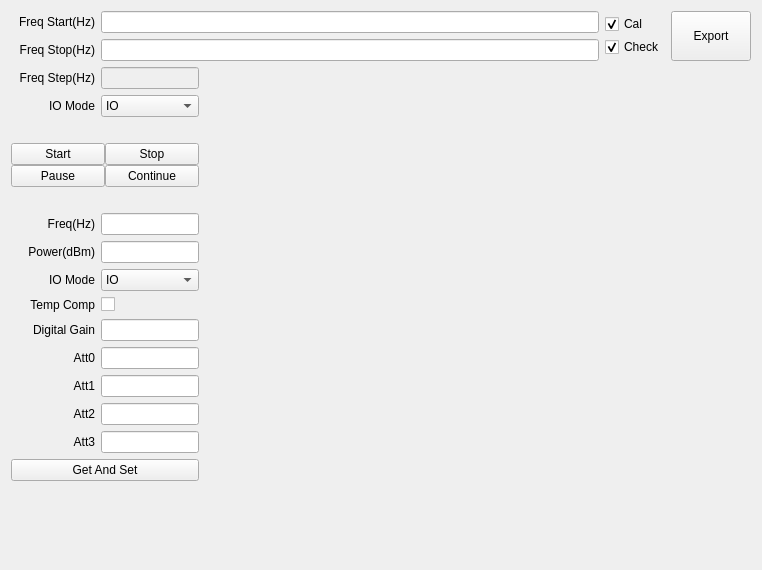
<?xml version="1.0" encoding="UTF-8"?>
<ui version="4.0">
 <class>QCalTXPwrDlg</class>
 <widget class="QWidget" name="QCalTXPwrDlg">
  <property name="geometry">
   <rect>
    <x>0</x>
    <y>0</y>
    <width>762</width>
    <height>570</height>
   </rect>
  </property>
  <property name="windowTitle">
   <string>Form</string>
  </property>
  <layout class="QVBoxLayout" name="verticalLayout_2" stretch="0,1">
   <item>
    <layout class="QHBoxLayout" name="horizontalLayout_2" stretch="10,0,1">
     <item>
      <layout class="QVBoxLayout" name="verticalLayoutFreqStarStop">
       <item>
        <layout class="QHBoxLayout" name="horizontalLayoutFreqStar">
         <item>
          <widget class="QLabel" name="labelFreqStar">
           <property name="sizePolicy">
            <sizepolicy hsizetype="Fixed" vsizetype="Fixed">
             <horstretch>0</horstretch>
             <verstretch>0</verstretch>
            </sizepolicy>
           </property>
           <property name="minimumSize">
            <size>
             <width>84</width>
             <height>16</height>
            </size>
           </property>
           <property name="text">
            <string>Freq Start(Hz)</string>
           </property>
           <property name="alignment">
            <set>Qt::AlignRight|Qt::AlignTrailing|Qt::AlignVCenter</set>
           </property>
           <property name="buddy">
            <cstring>lineEditFreqStar</cstring>
           </property>
          </widget>
         </item>
         <item>
          <widget class="QLineEdit" name="lineEditFreqStar"/>
         </item>
        </layout>
       </item>
       <item>
        <layout class="QHBoxLayout" name="horizontalLayoutFreqStop">
         <item>
          <widget class="QLabel" name="labelFreqStop">
           <property name="sizePolicy">
            <sizepolicy hsizetype="Fixed" vsizetype="Fixed">
             <horstretch>0</horstretch>
             <verstretch>0</verstretch>
            </sizepolicy>
           </property>
           <property name="minimumSize">
            <size>
             <width>84</width>
             <height>16</height>
            </size>
           </property>
           <property name="text">
            <string>Freq Stop(Hz)</string>
           </property>
           <property name="alignment">
            <set>Qt::AlignRight|Qt::AlignTrailing|Qt::AlignVCenter</set>
           </property>
           <property name="buddy">
            <cstring>lineEditFreqStop</cstring>
           </property>
          </widget>
         </item>
         <item>
          <widget class="QLineEdit" name="lineEditFreqStop"/>
         </item>
        </layout>
       </item>
      </layout>
     </item>
     <item>
      <layout class="QVBoxLayout" name="verticalLayoutStarPaus_2">
       <property name="spacing">
        <number>0</number>
       </property>
       <item>
        <widget class="QCheckBox" name="checkBoxCal">
         <property name="sizePolicy">
          <sizepolicy hsizetype="Fixed" vsizetype="Fixed">
           <horstretch>0</horstretch>
           <verstretch>0</verstretch>
          </sizepolicy>
         </property>
         <property name="text">
          <string>Cal</string>
         </property>
         <property name="checked">
          <bool>true</bool>
         </property>
        </widget>
       </item>
       <item>
        <widget class="QCheckBox" name="checkBoxCheck">
         <property name="sizePolicy">
          <sizepolicy hsizetype="Fixed" vsizetype="Fixed">
           <horstretch>0</horstretch>
           <verstretch>0</verstretch>
          </sizepolicy>
         </property>
         <property name="text">
          <string>Check</string>
         </property>
         <property name="checked">
          <bool>true</bool>
         </property>
        </widget>
       </item>
      </layout>
     </item>
     <item>
      <widget class="QPushButton" name="pushButtonExport">
       <property name="sizePolicy">
        <sizepolicy hsizetype="Expanding" vsizetype="Expanding">
         <horstretch>0</horstretch>
         <verstretch>0</verstretch>
        </sizepolicy>
       </property>
       <property name="text">
        <string>Export</string>
       </property>
      </widget>
     </item>
    </layout>
   </item>
   <item>
    <layout class="QHBoxLayout" name="horizontalLayout2" stretch="1,10">
     <item>
      <layout class="QVBoxLayout" name="verticalLayout1">
       <item>
        <layout class="QHBoxLayout" name="horizontalLayoutFreqStep">
         <item>
          <widget class="QLabel" name="labelFreqStep">
           <property name="sizePolicy">
            <sizepolicy hsizetype="Fixed" vsizetype="Fixed">
             <horstretch>0</horstretch>
             <verstretch>0</verstretch>
            </sizepolicy>
           </property>
           <property name="minimumSize">
            <size>
             <width>84</width>
             <height>16</height>
            </size>
           </property>
           <property name="text">
            <string>Freq Step(Hz)</string>
           </property>
           <property name="alignment">
            <set>Qt::AlignRight|Qt::AlignTrailing|Qt::AlignVCenter</set>
           </property>
           <property name="buddy">
            <cstring>lineEditFreqStep</cstring>
           </property>
          </widget>
         </item>
         <item>
          <widget class="QLineEdit" name="lineEditFreqStep">
           <property name="enabled">
            <bool>false</bool>
           </property>
           <property name="sizePolicy">
            <sizepolicy hsizetype="Expanding" vsizetype="Fixed">
             <horstretch>0</horstretch>
             <verstretch>0</verstretch>
            </sizepolicy>
           </property>
           <property name="readOnly">
            <bool>true</bool>
           </property>
          </widget>
         </item>
        </layout>
       </item>
       <item>
        <layout class="QHBoxLayout" name="horizontalLayoutRefMethod" stretch="0,0">
         <item>
          <widget class="QLabel" name="labelCalIOMode">
           <property name="sizePolicy">
            <sizepolicy hsizetype="Fixed" vsizetype="Fixed">
             <horstretch>0</horstretch>
             <verstretch>0</verstretch>
            </sizepolicy>
           </property>
           <property name="minimumSize">
            <size>
             <width>84</width>
             <height>16</height>
            </size>
           </property>
           <property name="text">
            <string>IO Mode</string>
           </property>
           <property name="alignment">
            <set>Qt::AlignRight|Qt::AlignTrailing|Qt::AlignVCenter</set>
           </property>
           <property name="buddy">
            <cstring>lineEditFreqStep</cstring>
           </property>
          </widget>
         </item>
         <item>
          <widget class="QComboBox" name="comboBoxCalIOMode">
           <item>
            <property name="text">
             <string>IO</string>
            </property>
           </item>
           <item>
            <property name="text">
             <string>OUTPUT</string>
            </property>
           </item>
           <item>
            <property name="text">
             <string>IO+OUTPUT</string>
            </property>
           </item>
          </widget>
         </item>
        </layout>
       </item>
       <item>
        <spacer name="verticalSpacer1">
         <property name="orientation">
          <enum>Qt::Vertical</enum>
         </property>
         <property name="sizeType">
          <enum>QSizePolicy::Fixed</enum>
         </property>
         <property name="sizeHint" stdset="0">
          <size>
           <width>20</width>
           <height>20</height>
          </size>
         </property>
        </spacer>
       </item>
       <item>
        <layout class="QHBoxLayout" name="horizontalLayoutThreadCtrl">
         <property name="spacing">
          <number>0</number>
         </property>
         <item>
          <layout class="QVBoxLayout" name="verticalLayoutStarPaus">
           <property name="spacing">
            <number>0</number>
           </property>
           <item>
            <widget class="QPushButton" name="pushButtonStar">
             <property name="sizePolicy">
              <sizepolicy hsizetype="Expanding" vsizetype="Fixed">
               <horstretch>0</horstretch>
               <verstretch>0</verstretch>
              </sizepolicy>
             </property>
             <property name="text">
              <string>Start</string>
             </property>
            </widget>
           </item>
           <item>
            <widget class="QPushButton" name="pushButtonPaus">
             <property name="sizePolicy">
              <sizepolicy hsizetype="Expanding" vsizetype="Fixed">
               <horstretch>0</horstretch>
               <verstretch>0</verstretch>
              </sizepolicy>
             </property>
             <property name="text">
              <string>Pause</string>
             </property>
            </widget>
           </item>
          </layout>
         </item>
         <item>
          <layout class="QVBoxLayout" name="verticalLayoutStopCont">
           <property name="spacing">
            <number>0</number>
           </property>
           <item>
            <widget class="QPushButton" name="pushButtonStop">
             <property name="sizePolicy">
              <sizepolicy hsizetype="Expanding" vsizetype="Fixed">
               <horstretch>0</horstretch>
               <verstretch>0</verstretch>
              </sizepolicy>
             </property>
             <property name="text">
              <string>Stop</string>
             </property>
            </widget>
           </item>
           <item>
            <widget class="QPushButton" name="pushButtonCont">
             <property name="sizePolicy">
              <sizepolicy hsizetype="Expanding" vsizetype="Fixed">
               <horstretch>0</horstretch>
               <verstretch>0</verstretch>
              </sizepolicy>
             </property>
             <property name="text">
              <string>Continue</string>
             </property>
            </widget>
           </item>
          </layout>
         </item>
        </layout>
       </item>
       <item>
        <spacer name="verticalSpacer2">
         <property name="orientation">
          <enum>Qt::Vertical</enum>
         </property>
         <property name="sizeType">
          <enum>QSizePolicy::Fixed</enum>
         </property>
         <property name="sizeHint" stdset="0">
          <size>
           <width>20</width>
           <height>20</height>
          </size>
         </property>
        </spacer>
       </item>
       <item>
        <layout class="QHBoxLayout" name="horizontalLayoutFreq">
         <item>
          <widget class="QLabel" name="labelFreq">
           <property name="sizePolicy">
            <sizepolicy hsizetype="Fixed" vsizetype="Fixed">
             <horstretch>0</horstretch>
             <verstretch>0</verstretch>
            </sizepolicy>
           </property>
           <property name="minimumSize">
            <size>
             <width>84</width>
             <height>16</height>
            </size>
           </property>
           <property name="text">
            <string>Freq(Hz)</string>
           </property>
           <property name="alignment">
            <set>Qt::AlignRight|Qt::AlignTrailing|Qt::AlignVCenter</set>
           </property>
           <property name="buddy">
            <cstring>lineEditFreq</cstring>
           </property>
          </widget>
         </item>
         <item>
          <widget class="QLineEdit" name="lineEditFreq">
           <property name="sizePolicy">
            <sizepolicy hsizetype="Expanding" vsizetype="Fixed">
             <horstretch>0</horstretch>
             <verstretch>0</verstretch>
            </sizepolicy>
           </property>
          </widget>
         </item>
        </layout>
       </item>
       <item>
        <layout class="QHBoxLayout" name="horizontalLayoutDC_I">
         <item>
          <widget class="QLabel" name="labelPower">
           <property name="sizePolicy">
            <sizepolicy hsizetype="Fixed" vsizetype="Fixed">
             <horstretch>0</horstretch>
             <verstretch>0</verstretch>
            </sizepolicy>
           </property>
           <property name="minimumSize">
            <size>
             <width>84</width>
             <height>16</height>
            </size>
           </property>
           <property name="text">
            <string>Power(dBm)</string>
           </property>
           <property name="alignment">
            <set>Qt::AlignRight|Qt::AlignTrailing|Qt::AlignVCenter</set>
           </property>
           <property name="buddy">
            <cstring>lineEditPower</cstring>
           </property>
          </widget>
         </item>
         <item>
          <widget class="QLineEdit" name="lineEditPower">
           <property name="sizePolicy">
            <sizepolicy hsizetype="Expanding" vsizetype="Fixed">
             <horstretch>0</horstretch>
             <verstretch>0</verstretch>
            </sizepolicy>
           </property>
          </widget>
         </item>
        </layout>
       </item>
       <item>
        <layout class="QHBoxLayout" name="horizontalLayoutDC_Q">
         <item>
          <widget class="QLabel" name="labelIOMode">
           <property name="sizePolicy">
            <sizepolicy hsizetype="Fixed" vsizetype="Fixed">
             <horstretch>0</horstretch>
             <verstretch>0</verstretch>
            </sizepolicy>
           </property>
           <property name="minimumSize">
            <size>
             <width>84</width>
             <height>16</height>
            </size>
           </property>
           <property name="text">
            <string>IO Mode</string>
           </property>
           <property name="alignment">
            <set>Qt::AlignRight|Qt::AlignTrailing|Qt::AlignVCenter</set>
           </property>
          </widget>
         </item>
         <item>
          <widget class="QComboBox" name="comboBoxIOMode">
           <item>
            <property name="text">
             <string>IO</string>
            </property>
           </item>
           <item>
            <property name="text">
             <string>OUTPUT</string>
            </property>
           </item>
          </widget>
         </item>
        </layout>
       </item>
       <item>
        <layout class="QHBoxLayout" name="horizontalLayoutDC_Q_7">
         <item>
          <widget class="QLabel" name="labelIOMode_2">
           <property name="sizePolicy">
            <sizepolicy hsizetype="Fixed" vsizetype="Fixed">
             <horstretch>0</horstretch>
             <verstretch>0</verstretch>
            </sizepolicy>
           </property>
           <property name="minimumSize">
            <size>
             <width>84</width>
             <height>16</height>
            </size>
           </property>
           <property name="text">
            <string>Temp Comp</string>
           </property>
           <property name="alignment">
            <set>Qt::AlignRight|Qt::AlignTrailing|Qt::AlignVCenter</set>
           </property>
          </widget>
         </item>
         <item>
          <widget class="QCheckBox" name="checkBoxTC">
           <property name="text">
            <string/>
           </property>
          </widget>
         </item>
        </layout>
       </item>
       <item>
        <layout class="QHBoxLayout" name="horizontalLayoutDC_Q_2">
         <item>
          <widget class="QLabel" name="labelDGain">
           <property name="sizePolicy">
            <sizepolicy hsizetype="Fixed" vsizetype="Fixed">
             <horstretch>0</horstretch>
             <verstretch>0</verstretch>
            </sizepolicy>
           </property>
           <property name="minimumSize">
            <size>
             <width>84</width>
             <height>16</height>
            </size>
           </property>
           <property name="text">
            <string>Digital Gain</string>
           </property>
           <property name="alignment">
            <set>Qt::AlignRight|Qt::AlignTrailing|Qt::AlignVCenter</set>
           </property>
          </widget>
         </item>
         <item>
          <widget class="QLineEdit" name="lineEditDGain">
           <property name="sizePolicy">
            <sizepolicy hsizetype="Expanding" vsizetype="Fixed">
             <horstretch>0</horstretch>
             <verstretch>0</verstretch>
            </sizepolicy>
           </property>
           <property name="maximumSize">
            <size>
             <width>150</width>
             <height>16777215</height>
            </size>
           </property>
          </widget>
         </item>
        </layout>
       </item>
       <item>
        <layout class="QHBoxLayout" name="horizontalLayoutDC_Q_3">
         <item>
          <widget class="QLabel" name="labelAtt0">
           <property name="sizePolicy">
            <sizepolicy hsizetype="Fixed" vsizetype="Fixed">
             <horstretch>0</horstretch>
             <verstretch>0</verstretch>
            </sizepolicy>
           </property>
           <property name="minimumSize">
            <size>
             <width>84</width>
             <height>16</height>
            </size>
           </property>
           <property name="text">
            <string>Att0</string>
           </property>
           <property name="alignment">
            <set>Qt::AlignRight|Qt::AlignTrailing|Qt::AlignVCenter</set>
           </property>
          </widget>
         </item>
         <item>
          <widget class="QLineEdit" name="lineEditAtt0">
           <property name="sizePolicy">
            <sizepolicy hsizetype="Expanding" vsizetype="Fixed">
             <horstretch>0</horstretch>
             <verstretch>0</verstretch>
            </sizepolicy>
           </property>
           <property name="maximumSize">
            <size>
             <width>150</width>
             <height>16777215</height>
            </size>
           </property>
          </widget>
         </item>
        </layout>
       </item>
       <item>
        <layout class="QHBoxLayout" name="horizontalLayoutDC_Q_4">
         <item>
          <widget class="QLabel" name="labelAtt1">
           <property name="sizePolicy">
            <sizepolicy hsizetype="Fixed" vsizetype="Fixed">
             <horstretch>0</horstretch>
             <verstretch>0</verstretch>
            </sizepolicy>
           </property>
           <property name="minimumSize">
            <size>
             <width>84</width>
             <height>16</height>
            </size>
           </property>
           <property name="text">
            <string>Att1</string>
           </property>
           <property name="alignment">
            <set>Qt::AlignRight|Qt::AlignTrailing|Qt::AlignVCenter</set>
           </property>
          </widget>
         </item>
         <item>
          <widget class="QLineEdit" name="lineEditAtt1">
           <property name="sizePolicy">
            <sizepolicy hsizetype="Expanding" vsizetype="Fixed">
             <horstretch>0</horstretch>
             <verstretch>0</verstretch>
            </sizepolicy>
           </property>
           <property name="maximumSize">
            <size>
             <width>150</width>
             <height>16777215</height>
            </size>
           </property>
          </widget>
         </item>
        </layout>
       </item>
       <item>
        <layout class="QHBoxLayout" name="horizontalLayoutDC_Q_5">
         <item>
          <widget class="QLabel" name="labelAtt2">
           <property name="sizePolicy">
            <sizepolicy hsizetype="Fixed" vsizetype="Fixed">
             <horstretch>0</horstretch>
             <verstretch>0</verstretch>
            </sizepolicy>
           </property>
           <property name="minimumSize">
            <size>
             <width>84</width>
             <height>16</height>
            </size>
           </property>
           <property name="text">
            <string>Att2</string>
           </property>
           <property name="alignment">
            <set>Qt::AlignRight|Qt::AlignTrailing|Qt::AlignVCenter</set>
           </property>
          </widget>
         </item>
         <item>
          <widget class="QLineEdit" name="lineEditAtt2">
           <property name="sizePolicy">
            <sizepolicy hsizetype="Expanding" vsizetype="Fixed">
             <horstretch>0</horstretch>
             <verstretch>0</verstretch>
            </sizepolicy>
           </property>
           <property name="maximumSize">
            <size>
             <width>150</width>
             <height>16777215</height>
            </size>
           </property>
          </widget>
         </item>
        </layout>
       </item>
       <item>
        <layout class="QHBoxLayout" name="horizontalLayoutDC_Q_6">
         <item>
          <widget class="QLabel" name="labelAtt3">
           <property name="sizePolicy">
            <sizepolicy hsizetype="Fixed" vsizetype="Fixed">
             <horstretch>0</horstretch>
             <verstretch>0</verstretch>
            </sizepolicy>
           </property>
           <property name="minimumSize">
            <size>
             <width>84</width>
             <height>16</height>
            </size>
           </property>
           <property name="text">
            <string>Att3</string>
           </property>
           <property name="alignment">
            <set>Qt::AlignRight|Qt::AlignTrailing|Qt::AlignVCenter</set>
           </property>
          </widget>
         </item>
         <item>
          <widget class="QLineEdit" name="lineEditAtt3">
           <property name="sizePolicy">
            <sizepolicy hsizetype="Expanding" vsizetype="Fixed">
             <horstretch>0</horstretch>
             <verstretch>0</verstretch>
            </sizepolicy>
           </property>
           <property name="maximumSize">
            <size>
             <width>150</width>
             <height>16777215</height>
            </size>
           </property>
          </widget>
         </item>
        </layout>
       </item>
       <item>
        <widget class="QPushButton" name="pushButtonGetSet">
         <property name="sizePolicy">
          <sizepolicy hsizetype="Expanding" vsizetype="Fixed">
           <horstretch>0</horstretch>
           <verstretch>0</verstretch>
          </sizepolicy>
         </property>
         <property name="text">
          <string>Get And Set</string>
         </property>
        </widget>
       </item>
       <item>
        <spacer name="verticalSpacer3">
         <property name="orientation">
          <enum>Qt::Vertical</enum>
         </property>
         <property name="sizeHint" stdset="0">
          <size>
           <width>20</width>
           <height>40</height>
          </size>
         </property>
        </spacer>
       </item>
      </layout>
     </item>
     <item>
      <layout class="QVBoxLayout" name="verticalLayout" stretch="1">
       <property name="spacing">
        <number>0</number>
       </property>
       <item>
        <layout class="QHBoxLayout" name="horizontalLayout">
         <property name="spacing">
          <number>0</number>
         </property>
         <item>
          <widget class="QCalR1CTXPwrWidget" name="widgetData" native="true"/>
         </item>
        </layout>
       </item>
      </layout>
     </item>
    </layout>
   </item>
  </layout>
 </widget>
 <customwidgets>
  <customwidget>
   <class>QCalR1CTXPwrWidget</class>
   <extends>QWidget</extends>
   <header>q_cal_tx_pwr_widget.h</header>
   <container>1</container>
  </customwidget>
 </customwidgets>
 <resources/>
 <connections/>
</ui>
